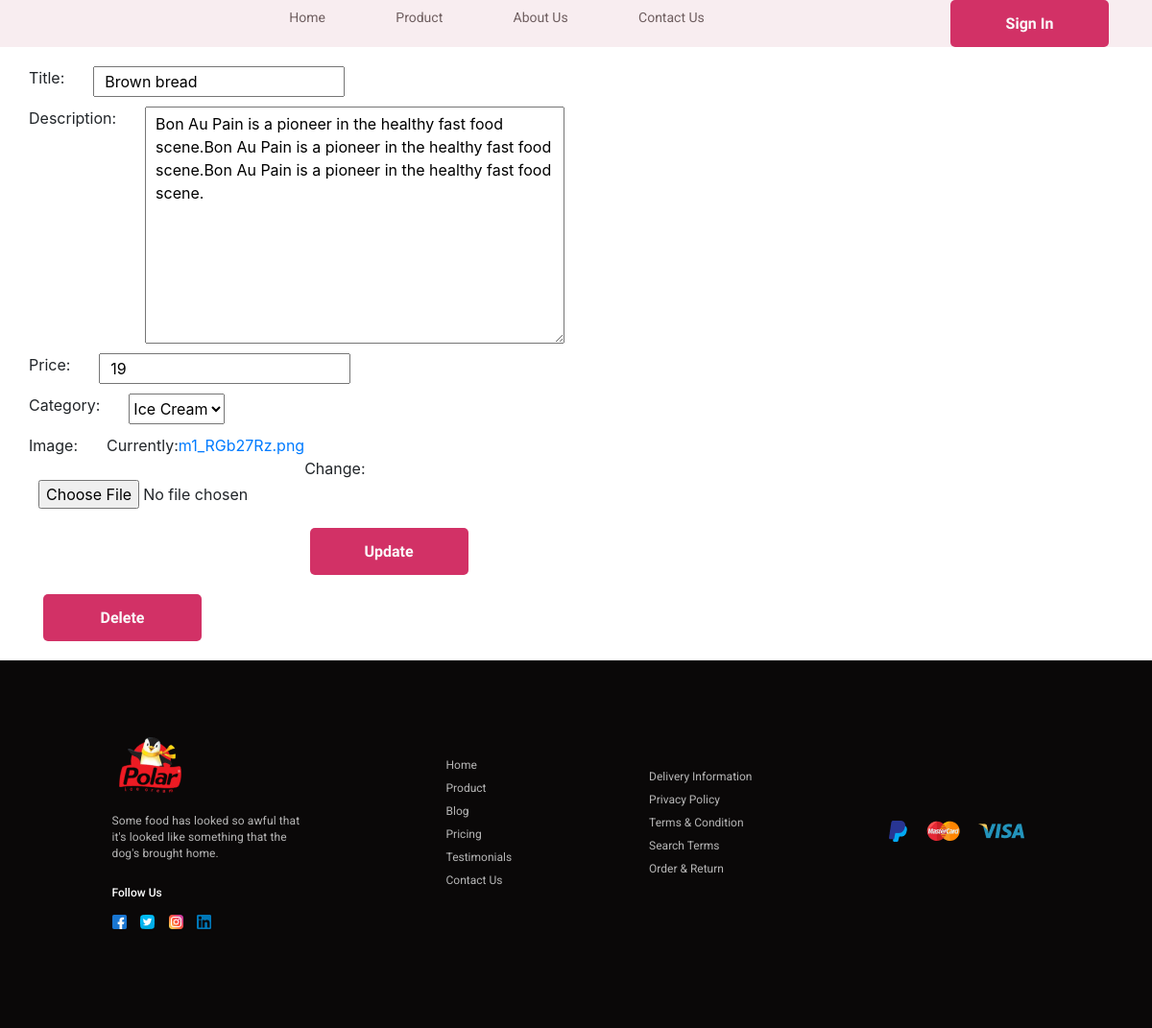
/products/1/update, run on the app's committed database.
### web/models.py (models this page shows, shortened)
class Product(models.Model):
    category = models.ForeignKey(
        Category,
        on_delete=models.CASCADE,
        related_name='category'
    )
    title = models.CharField(
        max_length=120,
        null=True,
        blank=True,
    )
    description = models.TextField(
        null=True,
        blank=True,
    )
    price = models.PositiveIntegerField(
        default=0,
    )
    image = models.ImageField()

### web/views.py (the view, shortened to what this page needs)
class ProductUpdateView(generic.UpdateView):
    template_name = 'product_update.html'
    model = models.Product
    form_class = forms.ProductCreateForm

### web/forms.py
class ProductCreateForm(forms.ModelForm):
    class Meta:
        model = models.Product
        fields = ('title', 'description',
                  'price', 'category', 'image')

### web/models.py (called while the page is built)
    def __str__(self):
        return self.title

### web/templates/product_update.html (shortened to what this page needs)
{% extends 'base.html' %}
{% load static %}
{% block start %}
    <section class="start start-no">
        <div class="container">
            <header class="d-flex justify-content-between align-items-center">
                <nav class="menu d-none d-sm-none d-md-block col-md-5">
                    <ul class="">
                        <li><a href="{% url 'index' %}">
                            Home
                        </a></li>
                        <li><a href="{% url 'products' %}">
                            Product
                        </a></li>
                        <li><a href="{% url 'about' %}">
                            About Us
                        </a></li>
                        <li><a href="{% url 'contacts' %}">
                            Contact Us
                        </a></li>
                    </ul>
                </nav>
                {% if request.user.is_authenticated %}
                    <a href="{% url 'cart' request.user.cart_set.last.pk %}">
                        <button class="header-btn">
                            Cart
                        </button>
                    </a>
                    <a href="{% url 'orders' %}">
                        <button class="header-btn">
                            Orders
                        </button>
                    </a>
                    <a href="{% url 'logout' %}">
                        <button class="header-btn">
                            {{ request.user.username }}, Log Out
                        </button>
                    </a>
                {% else %}
                    <a href="{% url 'login' %}">
                        <button class="header-btn">
                            Sign In
                        </button>
                    </a>
                {% endif %}
            </header>
        </div>
    </section>
{% endblock %}
{% block main %}
    <div class="container">
        <form class="form" action="{% url 'update-product' pk=product.pk %}" method="post" enctype="multipart/form-data">
            {% for field in form %}
                <div class="row">
                    {{ field.label_tag }}
                    {{ field }}
                </div>
            {% endfor %}
            <button class="header-btn" type="submit" style="margin-top: 10px;">Update</button>
        </form>
        <form action="{% url 'delete-product' pk=product.pk %}" method="post">
            <button class="header-btn" style="margin-bottom: 20px;">Delete</button>
        </form>
    </div>
{% endblock %}

### web/static/css/style.css (style rules this page uses)
* { padding: 0;margin: 0; }
a { text-decoration: none; }
div { box-sizing: border-box; }
.container { max-width: 1125px; margin: auto; }
.start { background: #F8EDF0; height: 100vh; position: relative; }
.menu ul { list-style-type: none; display: flex; justify-content: space-between; }
.menu a { font-family: Roboto; font-style: normal; font-weight: normal; font-size: 14px; line-height: 16px; color: #150101; opacity: 0.6; }
.header-btn, .start-btn, .sugar-btn, .product-card__btn { width: 165px; height: 49px; background: #D23166; border-radius: 5px; border: none; font-family: Hind Madurai; font-style: normal; font-weight: bold; font-size: 16px; line-height: 22px; color: #FAFAFA; }
.start-no { height: initial; }
.form { margin-top: 20px; display: flex; flex-direction: column; }
.form .row { display: flex; width: 700px; margin-bottom: 10px; }
.form button { margin-left: 25%; margin-bottom: 20px; }
.row label { margin-right: 30px; }
input, textarea { padding-left: 10px; }
textarea { padding-top: 5px; }

### data on the page
Product: form "Brown bread" "Bon Au Pain is a pioneer in the healthy fast food scene.Bon Au Pain is a pioneer in the healthy fast food scene.Bon Au Pain is a pioneer in the healthy fast food scene." "19" "Ice Cream"

### other printed values
{{ field.label_tag }} "Title:" "Description:" "Price:" "Category:" "Image:"
